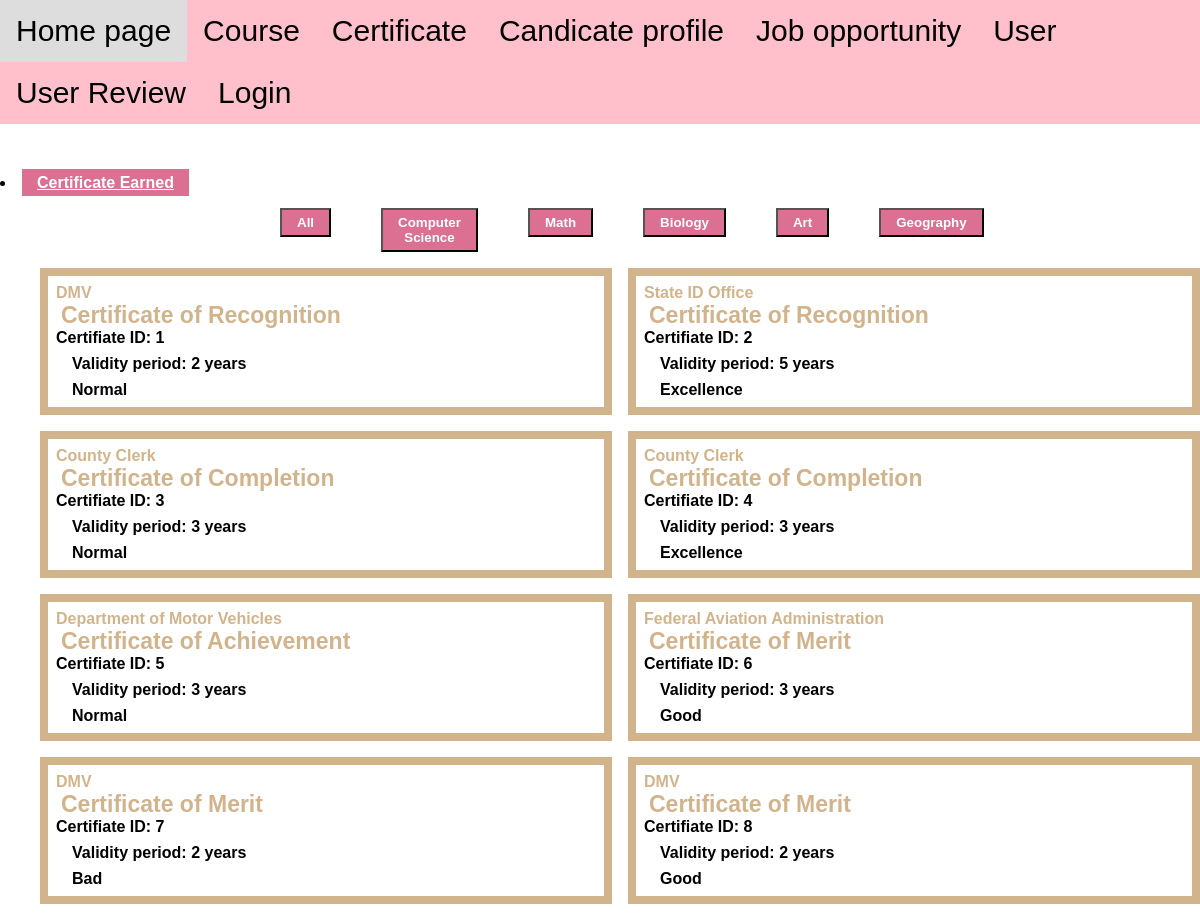
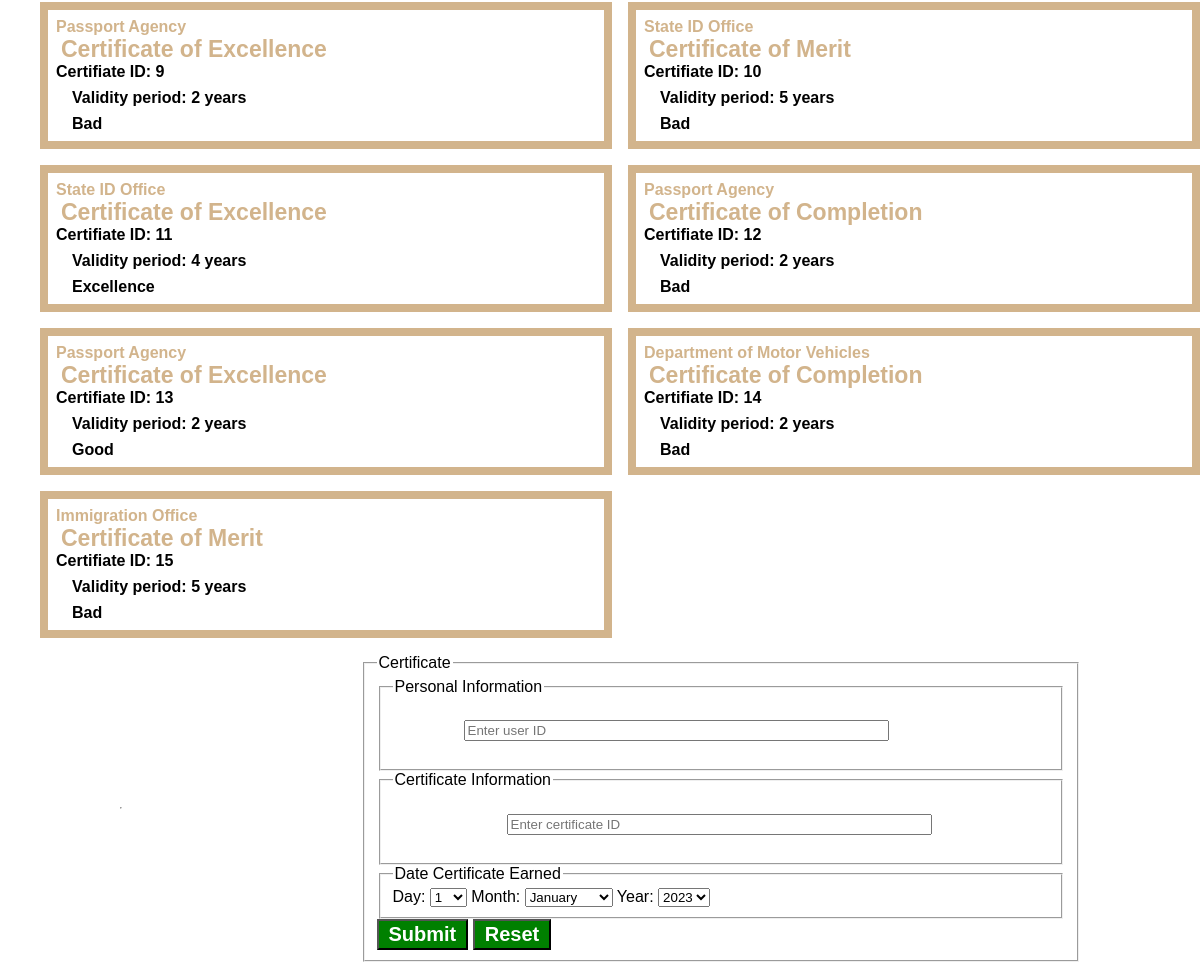
The page /page/certificate.php on the database its author committed (2 pictures, top to bottom).
### tables this page shows
CREATE TABLE `certificates` (
  `certificate_id` int(11) NOT NULL,
  `certificate_name` varchar(255) NOT NULL,
  `description` text DEFAULT NULL,
  `issuing_authority` varchar(255) DEFAULT NULL,
  `validity_period` int(11) DEFAULT NULL
);

### page/certificate.php (the view, shortened to what this page needs)
<?php
include_once('../includes/dbConnect.php');
if ($_SERVER["REQUEST_METHOD"] == "GET" && isset($_GET["courseName"])) {
  $courseName = $_GET["courseName"];
  $sql = "SELECT * FROM certificates WHERE course_name = '$courseName'";
} else {
  $sql = "SELECT * FROM certificates LIMIT 15";
}
$result = mysqli_query($conn, $sql);
$resultCheck = mysqli_num_rows($result);
?>
<!DOCTYPE html>
<html lang="en">
<head>
  <link rel="stylesheet" href="../css/web.css" />
  <link rel="stylesheet" href="../css/certificate.css" />
</head>
<body>
  <div class="taskbar">
    <ul>
      <li class="mucluc"><a href="../index.php">Home page</a></li>
      <li class="mucluc"><a href="course.php">Course</a></li>
      <li class="mucluc"><a href="certificate.php">Certificate</a></li>
      <li class="mucluc"><a href="candicateprofile.php">Candicate profile</a></li>
      <li class="mucluc"><a href="jobopportunity.php"> Job opportunity</a></li>
      <li class="mucluc"><a href="User.php">User</a></li>
      <li class="mucluc"><a href="Userreview.php">User Review</a></li>
      <li class="mucluc"><a href="login.php">Login</a></li>
    </ul>
  </div>
  <div>
    <li style="margin-top: 50px"><a class="buttonn" href="certificateearned.php">Certificate Earned</a></li>
  </div>
  <div class="taskbar-2">
    <form action="certificate.php" method="get">
      <ul class="sql-task">
        <li><button class="buttonn" type="submit">All</button></li>
        <li><button class="buttonn" type="submit" name="courseName" value="Computer Science">Computer Science</button></li>
        <li><button class="buttonn" type="submit" name="courseName" value="Mathematics">Math</button></li>
        <li><button class="buttonn" type="submit" name="courseName" value="Biology">Biology</button></li>
        <li><button class="buttonn" type="submit" name="courseName" value="Art">Art</button></li>
        <li><button class="buttonn" type="submit" name="courseName" value="Geography">Geography</button></li>
      </ul>
    </form>
  </div>
  <ul class="certificate">
    <?php
    if ($resultCheck > 0) {
      while ($row = mysqli_fetch_assoc($result)) {
    ?>
        <li class="cerificate-display">
          <div class="logo">
            <?php echo $row['issuing_authority']; ?>
          </div>
          <div class="marquee">
            <?php echo $row['certificate_name']; ?>
          </div>
          <div class="cert_id">
            Certifiate ID: <?php echo $row['certificate_id']; ?>
          </div>
          <div class="assignment">
            Validity period: <?php echo $row['validity_period']; ?> years
          </div>
          <div class="reason">
            <?php echo $row['description']; ?>
          </div>
        </li>
    <?php
      }
    }
    ?>
  </ul>
  <main>
    <hr id="headerdivider">
    <form method="post" action="certificate.php">
      <fieldset id="bigform">
        <legend id="legendofbigform">Certificate</legend>
        <fieldset>
          <legend>Personal Information</legend>
          <p>
            <label for="userID">User_ID</label>
            <input type="text" name="userID" id="userID" maxlength="25" size="50" required="required" placeholder="Enter user ID">
          </p>
        </fieldset>
        <fieldset>
          <legend>Certificate Information</legend>
          <p>
            <label for="courseID">Certificate_ID</label>
            <input type="text" name="courseID" id="courseID" maxlength="40" size="50" required="required" placeholder="Enter certificate ID">
          </p>
        </fieldset>
        <fieldset>
          <legend>Date Certificate Earned</legend>
          <label for="day">Day:</label>
          <select id="day" name="day" required></select>
          <label for="month">Month:</label>
          <select id="month" name="month" required></select>
          <label for="year">Year:</label>
          <select id="year" name="year" required></select>
        </fieldset>
        <input type="submit" value="Submit" class="button">
        <input type="reset" value="Reset" class="button">
      </fieldset>
    </form>
  </main>
</body>
</html>

### css/web.css (style rules this page uses)
body { font-family: Arial, sans-serif; margin: 0; padding: 0; }
.taskbar { background-color:pink; overflow: hidden; display: flex; justify-content: center; }
.taskbar ul { list-style-type: none; margin: 0; padding: 0; }
.taskbar li { float: left; }
.taskbar li a { display: block; color: rgb(0, 0, 0); text-align: center; padding: 14px 16px; text-decoration: none; }
.mucluc { font-size: 30px; }
p { font-size: 18px; color: #ffffff; }
.taskbar-2 li { margin-right: 50px; }
main { display: flex; justify-content: center; align-items: center; height: auto; }
form { width: 60%; margin: auto; }
.button { color: white; padding: 2px 10px; background-color: green; font-size: 20px; font-weight: bold; }
.buttonn { padding: 5px 15px; color: white; background-color: palevioletred; font-weight: bolder; }
.sql-task { display: flex; list-style: none; font-weight: bolder; }
.certificate { display: grid; list-style: none; grid-template-columns: repeat(auto-fill, minmax(450px, 1fr)); font-weight: bolder; gap: 1em; }

### css/certificate.css (style rules this page uses)
.cerificate-display { border: 0.5em solid tan; display: table-cell; vertical-align: middle; padding: 0.5em; }
.logo { color: tan; }
.marquee { color: tan; font-size: 23px; margin: 0 5px; }
.assignment { margin: 0.5em 1em; }
.reason { margin: 0 1em; }
.buttonn { padding: 5px 15px; color: white; background-color: palevioletred; font-weight: bolder; }

### rows shown on the page
certificates: issuing_authority "DMV", certificate_name "Certificate of Recognition", certificate_id "1", validity_period "2", description "Normal"
certificates: issuing_authority "State ID Office", certificate_name "Certificate of Recognition", certificate_id "2", validity_period "5", description "Excellence"
certificates: issuing_authority "County Clerk", certificate_name "Certificate of Completion", certificate_id "3", validity_period "3", description "Normal"
certificates: issuing_authority "County Clerk", certificate_name "Certificate of Completion", certificate_id "4", validity_period "3", description "Excellence"
certificates: issuing_authority "Department of Motor Vehicles", certificate_name "Certificate of Achievement", certificate_id "5", validity_period "3", description "Normal"
certificates: issuing_authority "Federal Aviation Administration", certificate_name "Certificate of Merit", certificate_id "6", validity_period "3", description "Good"
certificates: issuing_authority "DMV", certificate_name "Certificate of Merit", certificate_id "7", validity_period "2", description "Bad"
certificates: issuing_authority "DMV", certificate_name "Certificate of Merit", certificate_id "8", validity_period "2", description "Good"
certificates: issuing_authority "Passport Agency", certificate_name "Certificate of Excellence", certificate_id "9", validity_period "2", description "Bad"
certificates: issuing_authority "State ID Office", certificate_name "Certificate of Merit", certificate_id "10", validity_period "5", description "Bad"
certificates: issuing_authority "State ID Office", certificate_name "Certificate of Excellence", certificate_id "11", validity_period "4", description "Excellence"
certificates: issuing_authority "Passport Agency", certificate_name "Certificate of Completion", certificate_id "12", validity_period "2", description "Bad"
certificates: issuing_authority "Passport Agency", certificate_name "Certificate of Excellence", certificate_id "13", validity_period "2", description "Good"
certificates: issuing_authority "Department of Motor Vehicles", certificate_name "Certificate of Completion", certificate_id "14", validity_period "2", description "Bad"
certificates: issuing_authority "Immigration Office", certificate_name "Certificate of Merit", certificate_id "15", validity_period "5", description "Bad"
